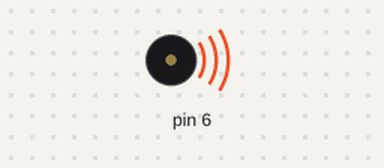
The sketch below on a simulated Arduino Uno, built with avr-gcc and run on an emulated ATmega328P. Shown: buzzer (waves = sounding).

Above: at 0.2 s.
At 1.7 s:
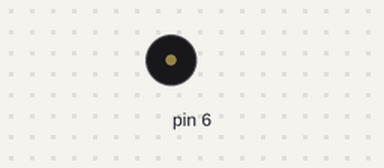
Timing chart, 0 to 3.0 s (numbered marks = the images above):
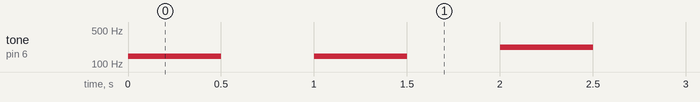

Measured:
- by itself, tone on pin 6: plays 146 Hz for 0.50 s, 146 Hz for 0.50 s, 220 Hz for 0.50 s, 220 Hz for 0.50 s, 246 Hz for 0.50 s, 246 Hz for 0.50 s … (130 notes in this stretch)

The sketch:

SoundPWM.ino
```cpp
// Note: I referenced the toneKeyboard built in example.
// GLOBAL VARIABLES
const int threshold = 10;
// note that the frequencies match notes in "Twinkle Twinkle Little Star"
double freqs[] = {
146.83, 220, 246.96, 220,
196, 185, 164.81, 146.83,
220, 196, 185, 164.81, 146.83,
220, 196, 185, 164.81, 146.83,
146.83, 220, 246.96, 220,
196, 185, 164.81, 146.83
};

void setup() {
  // put your setup code here, to run once:

}

void loop() {
  // plays each frequency twice
  for (int i = 0; i<26; i++) {
    tone(6, freqs[i], 500);
    delay(1000);
    tone(6, freqs[i], 500);
    delay(1000);
  }
}
```
